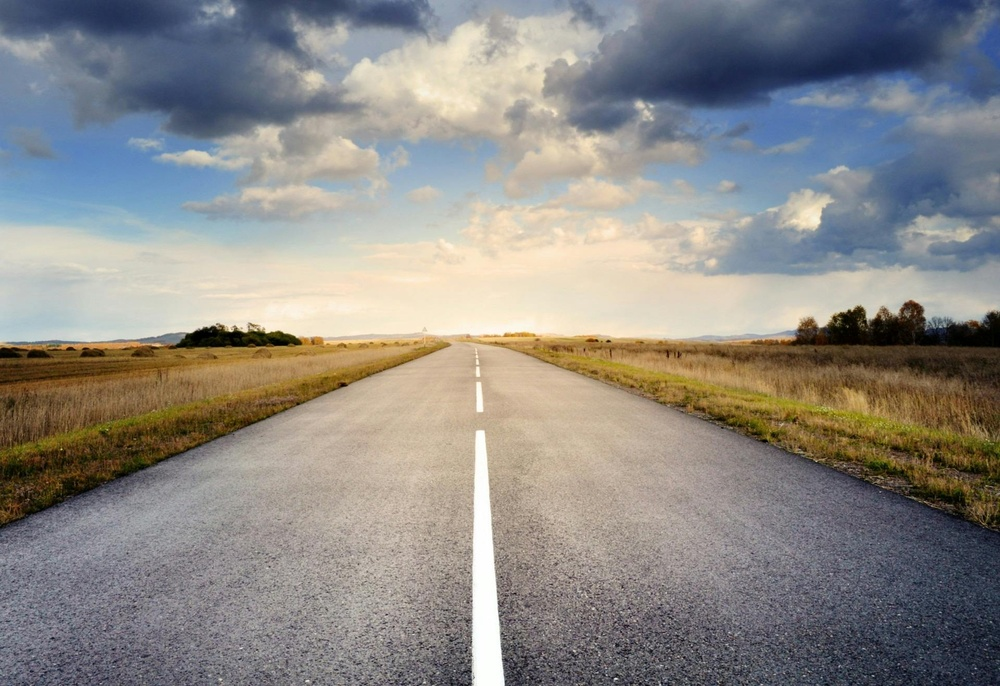
#> input picture 13-aug/road.jpg, 1000 x 686 px, shrunk from 1920 x 1318 before the run
$ jupyter execute 'Line Detection.ipynb'
#> lines starting #> are read from the running program, lines starting #| are printed output that depends on the picture
[cell 1]
import cv2
import numpy as np
import matplotlib.pyplot as plt

[cell 2]
image = cv2.imread('road.jpg')
#> image is the input picture: shape (686, 1000, 3); mean B, G, R 134.6, 138.3, 140.8

[cell 3]
gray = cv2.cvtColor(image, cv2.COLOR_BGR2GRAY)
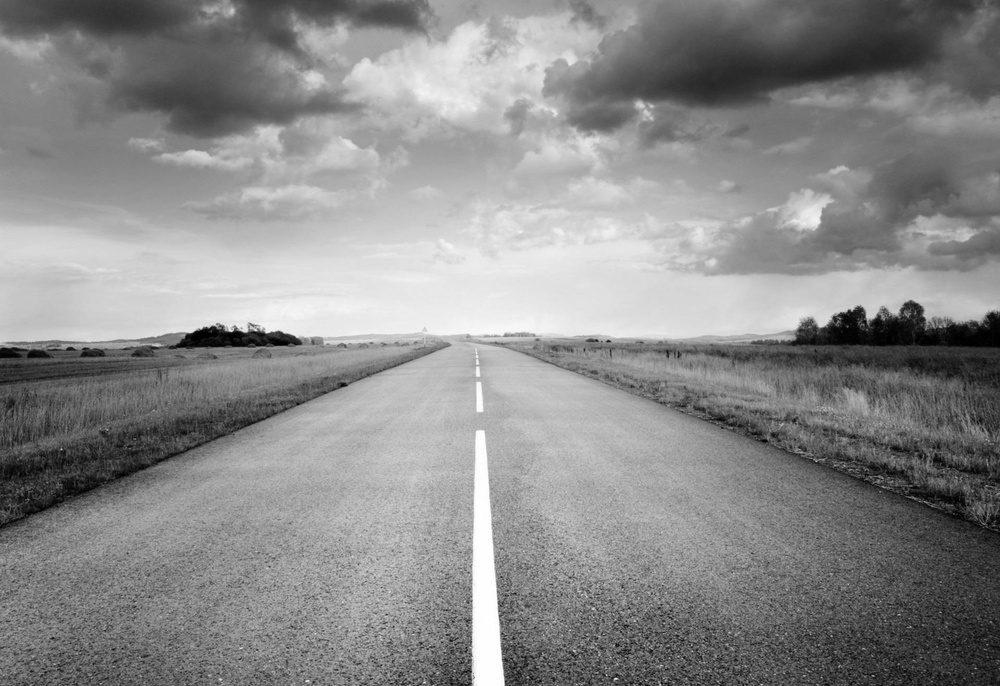
#> gray: shape (686, 1000); min 0, max 255, mean 138.6

[cell 4]
edges = cv2.Canny(gray, 50, 150, apertureSize=3)
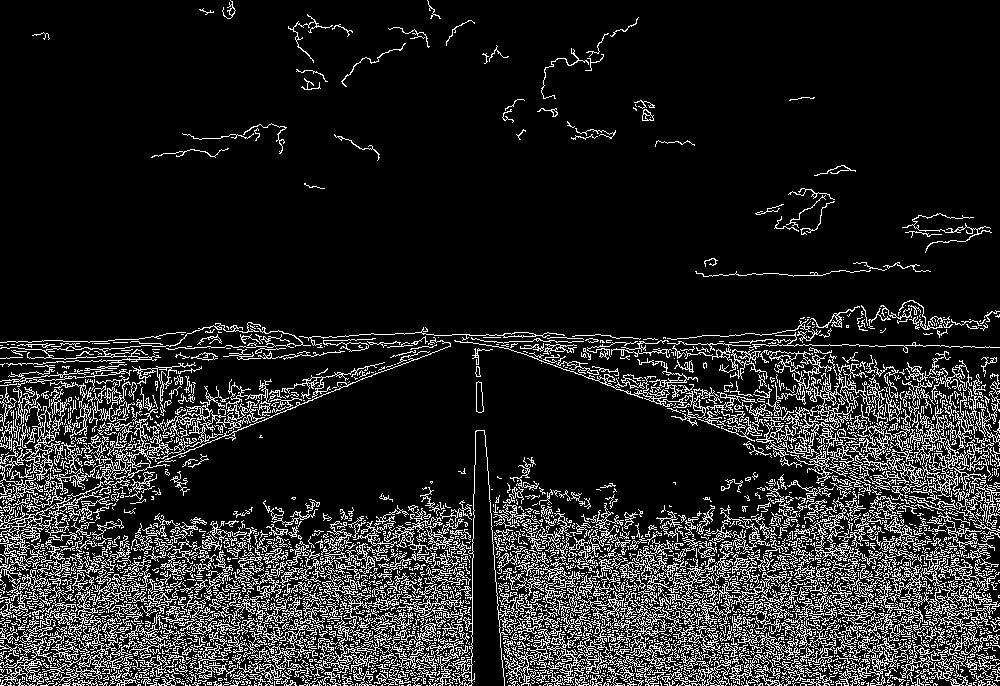
#> edges: shape (686, 1000); 14% white in thin lines or dots

[cell 5]
# Hough Line Transform
lines = cv2.HoughLines(edges, 1, np.pi/180, 200)
#> lines = 2339 rows, first 8: [665, 1.57], [613, 1.62], [685, 1.57], [615, 1.54], [606, 1.64], [680, 1.52], [649, 1.59], [677, 1.54]

[cell 6]
for line in lines:
    rho, theta = line[0]
    a = np.cos(theta)
    b = np.sin(theta)
    x0 = a * rho
    y0 = b * rho
    x1 = int(x0 + 1000 * (-b))
    y1 = int(y0 + 1000 * (a))
    x2 = int(x0 - 1000 * (-b))
    y2 = int(y0 - 1000 * (a))
#> this loop made 2339 passes
#> (rho, theta, a, b, x0, y0, x1, y1) on passes 1 to 3: (665, 1.57, -4.37e-08, 1, -2.91e-05, 665, -1000, 664), (613, 1.62, -0.0523, 0.999, -32.08, 612.2, -1030, 559), (685, 1.57, -4.37e-08, 1, -2.99e-05, 685, -1000, 684)
